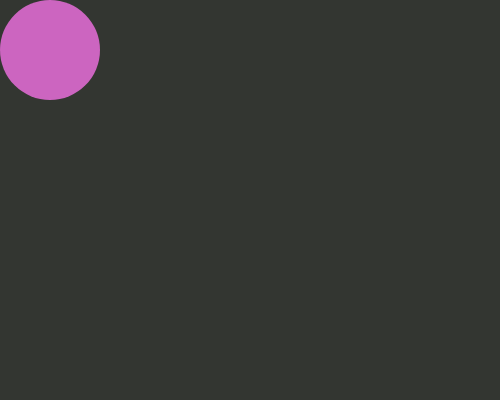
Frame 1 (no input)
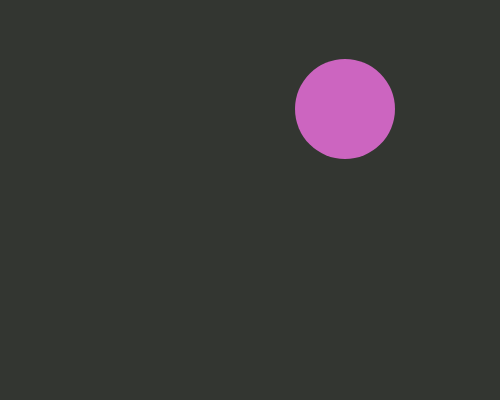
Frame 60 (no input)
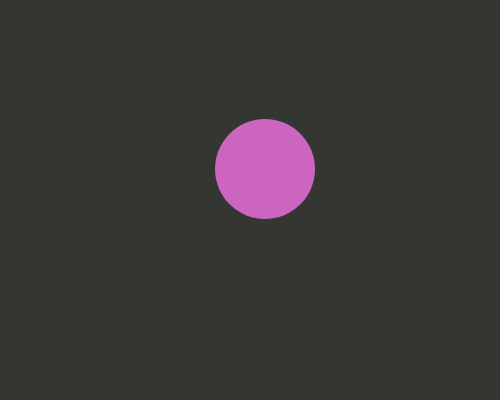
Frame 120 (the mouse pressed at the canvas centre since frame 60)

The p5.js sketch that drew these frames (run headless with seeded random() and noise() and a simulated clock; from frame 60 on, the mouse is pressed at the canvas centre):

// p5.js sketch
// ── sketch.js
var d;　　　　　 //オブジェクトの直径　Diameter の d
var r;　　       //オブジェクトの半径  Radius の r
var x;           //オブジェクトのx座標
var y;　　　　　 //オブジェクトのy座標
var xSpeed;　　　//オブジェクトのx座標の移動速度
var ySpeed;　　　//オブジェクトのy座標の移動速度

function setup() {
	createCanvas(500, 400);
	background(51,54,49);
	fill(204, 101, 192);
	noStroke();

	//初期化
	d = 100; 
	r = d/2;
	x = r;
	y = r;
	xSpeed = 5;
	ySpeed = 1;
}

function draw() {
	background(51,54,49);
	ellipse(x, y, d, d);
	x = x + xSpeed;
	y = y + ySpeed;
	

	if(x > width - r || x < 0 + r) {
		xSpeed = -xSpeed;
	}

	if(y > height - r || y < 0 + r) {
		ySpeed = -ySpeed;
	}

}
